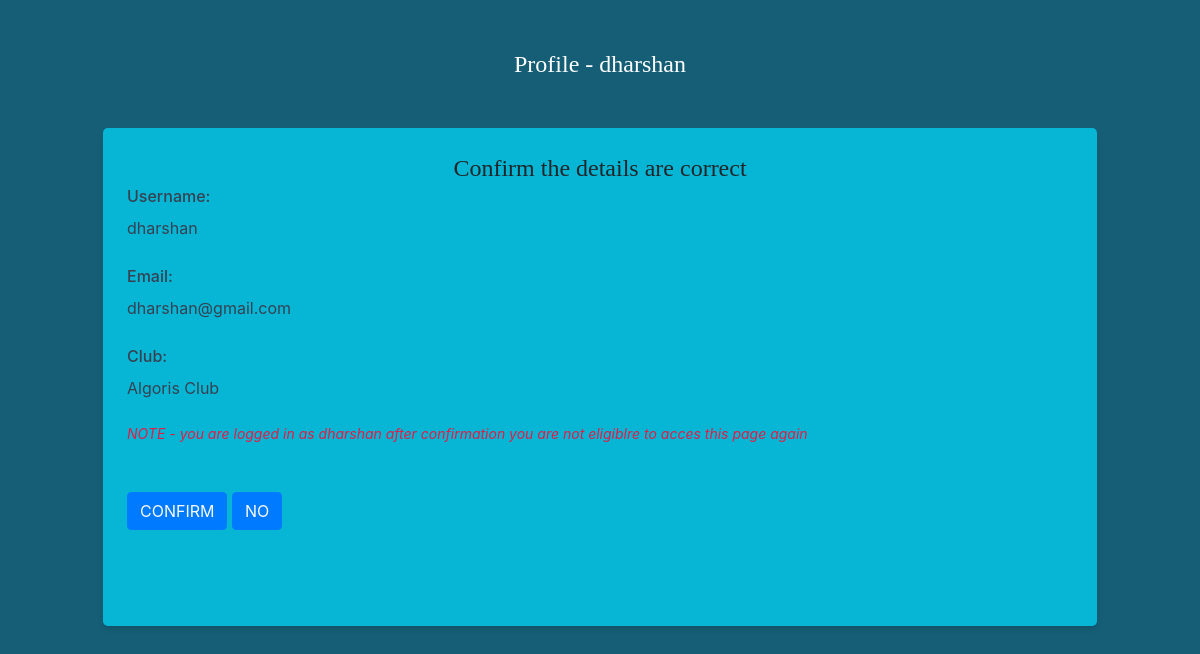
/user/profile.php?user_id=9616 (signed in), run on the app's committed database.
### tables this page shows
CREATE TABLE `members` (
  `id` int(5) NOT NULL,
  `name` varchar(20) NOT NULL,
  `email` varchar(30) NOT NULL,
  `club_name` varchar(30) DEFAULT NULL,
  `password` varchar(30) NOT NULL
);

### user/profile.php (the view, shortened to what this page needs)
<?php
include '../dbconnect.php';
$user_id = $_GET['user_id'];
$query = "SELECT * FROM members WHERE id = $user_id";
$result = $conn->query($query);
$user = mysqli_fetch_assoc($result);
?>
<!DOCTYPE html>
<html>
<head>
  <link href="https://unpkg.com/tailwindcss@^2/dist/tailwind.min.css" rel="stylesheet">
  <link rel="stylesheet" href="https://cdn.jsdelivr.net/npm/bootstrap@4.6.2/dist/css/bootstrap.min.css">
  <link
    rel="stylesheet"
    href="https://cdnjs.cloudflare.com/ajax/libs/animate.css/4.1.1/animate.min.css"
  />
  <script src="https://cdn.tailwindcss.com"></script>
</head>
<body class="bg-cyan-800">
  <div class="container mx-auto">
    <div class="py-12 ">
      <h1 class="text-2xl text-center font-medium font-serif text-white animate__animated animate__fadeIn">Profile - <?php echo $user['name']; ?></h1>
    </div>
    <div class="bg-cyan-500 p-6 rounded-lg shadow-md animate__animated animate__jackInTheBox">
    <h1 class="text-2xl text-center font-medium font-serif">Confirm the details are correct</h1>
      <div class="mb-4">
        <label class="block text-gray-700 font-medium mb-2">Username:</label>
        <p class="text-gray-700"><?php echo $user['name']; ?></p>
      </div>
      <div class="mb-4">
        <label class="block text-gray-700 font-medium mb-2">Email:</label>
        <p class="text-gray-700"><?php echo $user['email']; ?></p>
      </div>
      <div class="mb-4">
        <label class="block text-gray-700 font-medium mb-2">Club:</label>
        <p class="text-gray-700"><?php echo $user['club_name']; ?></p>
      </div>
      <p class="text-sm italic text-rose-600">NOTE - you are logged in as <?php echo $user['name']?> after  confirmation you are not eligiblre to acces this page again</p>
      <div class="mb-4">
        <button class="btn btn-primary my-5"><a href="home.php" class="text-light">CONFIRM</a>
      </button>
      <button class="btn btn-primary my-5"><a href="../userlogin.php" class="text-light">NO</a>
      </button>
    </div>
    </div>
  </div>
</body>
</html>

### data on the page
members: name "dharshan", email "dharshan@gmail.com", club_name "Algoris Club"
